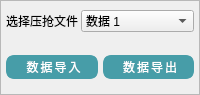
            <widget class="QFrame" name="frame_7">
             <property name="maximumSize">
              <size>
               <width>16777215</width>
               <height>95</height>
              </size>
             </property>
             <property name="styleSheet">
              <string notr="true">#frame_7{
	border: 1px solid rgb(214, 214, 214);
	border-radius: 10px;
}</string>
             </property>
             <property name="frameShape">
              <enum>QFrame::Shape::StyledPanel</enum>
             </property>
             <property name="frameShadow">
              <enum>QFrame::Shadow::Raised</enum>
             </property>
             <layout class="QVBoxLayout" name="verticalLayout_8">
              <property name="spacing">
               <number>0</number>
              </property>
              <property name="leftMargin">
               <number>0</number>
              </property>
              <property name="topMargin">
               <number>0</number>
              </property>
              <property name="rightMargin">
               <number>0</number>
              </property>
              <property name="bottomMargin">
               <number>0</number>
              </property>
              <item>
               <widget class="QFrame" name="frame_22">
                <property name="maximumSize">
                 <size>
                  <width>16777215</width>
                  <height>40</height>
                 </size>
                </property>
                <property name="styleSheet">
                 <string notr="true">#frame_22{
	border: none;
}</string>
                </property>
                <property name="frameShape">
                 <enum>QFrame::Shape::StyledPanel</enum>
                </property>
                <property name="frameShadow">
                 <enum>QFrame::Shadow::Raised</enum>
                </property>
                <layout class="QHBoxLayout" name="horizontalLayout_19">
                 <property name="spacing">
                  <number>0</number>
                 </property>
                 <property name="leftMargin">
                  <number>0</number>
                 </property>
                 <property name="topMargin">
                  <number>0</number>
                 </property>
                 <property name="rightMargin">
                  <number>0</number>
                 </property>
                 <property name="bottomMargin">
                  <number>0</number>
                 </property>
                 <item>
                  <spacer name="horizontalSpacer_38">
                   <property name="orientation">
                    <enum>Qt::Orientation::Horizontal</enum>
                   </property>
                   <property name="sizeHint" stdset="0">
                    <size>
                     <width>5</width>
                     <height>20</height>
                    </size>
                   </property>
                  </spacer>
                 </item>
                 <item>
                  <widget class="QLabel" name="label_5">
                   <property name="sizePolicy">
                    <sizepolicy hsizetype="Preferred" vsizetype="Preferred">
                     <horstretch>1</horstretch>
                     <verstretch>0</verstretch>
                    </sizepolicy>
                   </property>
                   <property name="text">
                    <string>选择压抢文件</string>
                   </property>
                   <property name="alignment">
                    <set>Qt::AlignmentFlag::AlignCenter</set>
                   </property>
                  </widget>
                 </item>
                 <item>
                  <spacer name="horizontalSpacer_39">
                   <property name="orientation">
                    <enum>Qt::Orientation::Horizontal</enum>
                   </property>
                   <property name="sizeHint" stdset="0">
                    <size>
                     <width>3</width>
                     <height>20</height>
                    </size>
                   </property>
                  </spacer>
                 </item>
                 <item>
                  <widget class="QComboBox" name="comboBox">
                   <property name="sizePolicy">
                    <sizepolicy hsizetype="Preferred" vsizetype="Fixed">
                     <horstretch>2</horstretch>
                     <verstretch>0</verstretch>
                    </sizepolicy>
                   </property>
                   <item>
                    <property name="text">
                     <string>数据 1</string>
                    </property>
                   </item>
                   <item>
                    <property name="text">
                     <string> 数据 2</string>
                    </property>
                   </item>
                   <item>
                    <property name="text">
                     <string> 数据 3</string>
                    </property>
                   </item>
                  </widget>
                 </item>
                 <item>
                  <spacer name="horizontalSpacer_40">
                   <property name="orientation">
                    <enum>Qt::Orientation::Horizontal</enum>
                   </property>
                   <property name="sizeHint" stdset="0">
                    <size>
                     <width>5</width>
                     <height>20</height>
                    </size>
                   </property>
                  </spacer>
                 </item>
                </layout>
               </widget>
              </item>
              <item>
               <widget class="QFrame" name="frame_23">
                <property name="styleSheet">
                 <string notr="true">#frame_23{
	border: none;
}</string>
                </property>
                <property name="frameShape">
                 <enum>QFrame::Shape::StyledPanel</enum>
                </property>
                <property name="frameShadow">
                 <enum>QFrame::Shadow::Raised</enum>
                </property>
                <layout class="QHBoxLayout" name="horizontalLayout_20">
                 <property name="spacing">
                  <number>0</number>
                 </property>
                 <property name="leftMargin">
                  <number>0</number>
                 </property>
                 <property name="topMargin">
                  <number>0</number>
                 </property>
                 <property name="rightMargin">
                  <number>0</number>
                 </property>
                 <property name="bottomMargin">
                  <number>0</number>
                 </property>
                 <item>
                  <spacer name="horizontalSpacer_43">
                   <property name="orientation">
                    <enum>Qt::Orientation::Horizontal</enum>
                   </property>
                   <property name="sizeHint" stdset="0">
                    <size>
                     <width>5</width>
                     <height>20</height>
                    </size>
                   </property>
                  </spacer>
                 </item>
                 <item>
                  <widget class="QPushButton" name="pushButton_7">
                   <property name="sizePolicy">
                    <sizepolicy hsizetype="Expanding" vsizetype="Fixed">
                     <horstretch>1</horstretch>
                     <verstretch>0</verstretch>
                    </sizepolicy>
                   </property>
                   <property name="styleSheet">
                    <string notr="true">#pushButton_7{
	font: 700 14pt;
	background-color: rgb(71,157,168);
	color: rgb(255,255,255);
	border-radius: 8px;
	border: 3px solid rgb(71,157,168);
	letter-spacing: 2px;

}

#pushButton_7:hover{
	background-color: rgb(255,255,255);
	color: rgb(0,0,0);
}
</string>
                   </property>
                   <property name="text">
                    <string> 数据导入</string>
                   </property>
                   <property name="icon">
                    <iconset resource="../resource.qrc">
                     <normaloff>:/icon/resource/icon/import.png</normaloff>:/icon/resource/icon/import.png</iconset>
                   </property>
                  </widget>
                 </item>
                 <item>
                  <spacer name="horizontalSpacer_41">
                   <property name="orientation">
                    <enum>Qt::Orientation::Horizontal</enum>
                   </property>
                   <property name="sizeHint" stdset="0">
                    <size>
                     <width>5</width>
                     <height>20</height>
                    </size>
                   </property>
                  </spacer>
                 </item>
                 <item>
                  <widget class="QPushButton" name="pushButton_8">
                   <property name="sizePolicy">
                    <sizepolicy hsizetype="Expanding" vsizetype="Fixed">
                     <horstretch>1</horstretch>
                     <verstretch>0</verstretch>
                    </sizepolicy>
                   </property>
                   <property name="styleSheet">
                    <string notr="true">#pushButton_8{
	font: 700 14pt ;
	background-color: rgb(71,157,168);
	color: rgb(255,255,255);
	border-radius: 8px;
	border: 3px solid rgb(71,157,168);
	letter-spacing: 2px;

}

#pushButton_8:hover{
	background-color: rgb(255,255,255);
	color: rgb(0,0,0);
}</string>
                   </property>
                   <property name="text">
                    <string> 数据导出</string>
                   </property>
                   <property name="icon">
                    <iconset resource="../resource.qrc">
                     <normaloff>:/icon/resource/icon/export.png</normaloff>:/icon/resource/icon/export.png</iconset>
                   </property>
                  </widget>
                 </item>
                 <item>
                  <spacer name="horizontalSpacer_42">
                   <property name="orientation">
                    <enum>Qt::Orientation::Horizontal</enum>
                   </property>
                   <property name="sizeHint" stdset="0">
                    <size>
                     <width>5</width>
                     <height>20</height>
                    </size>
                   </property>
                  </spacer>
                 </item>
                </layout>
               </widget>
              </item>
             </layout>
            </widget>
